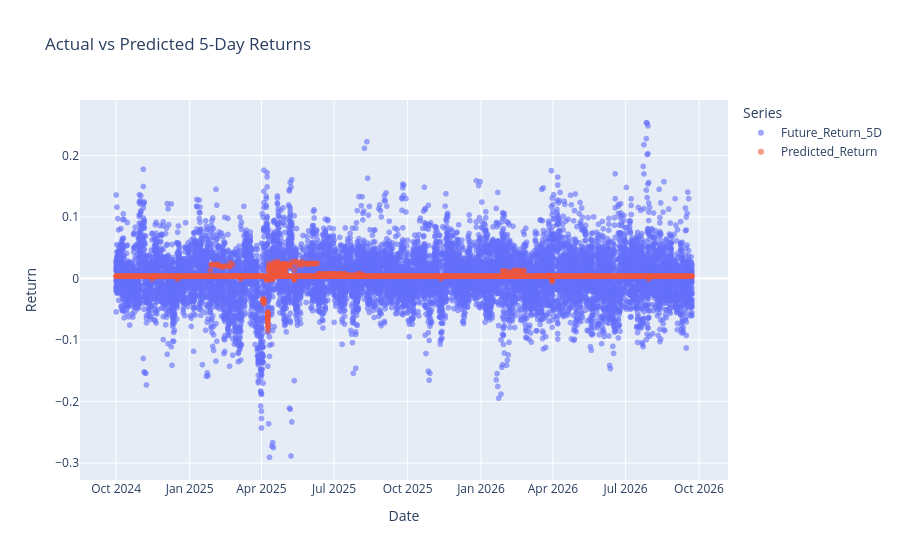

Source (notebook cell):
### Code cell
fig = px.scatter(
    predictions_df,
    x="Date",
    y=["Future_Return_5D", "Predicted_Return"],
    title="Actual vs Predicted 5-Day Returns",
    labels={
        "Date": "Date",
        "value": "Return",
        "variable": "Series"
    },
    opacity=0.6
)

fig.show()

### Figure 1 — Plotly figure (JSON) as saved in the notebook; plotly's stock layout.template omitted (floating-point values rounded to 4 significant figures; data arrays with more than 128 entries replaced by an {"elided": "..."} marker saying what was removed)
{"data": [{"hovertemplate": "Series=Future_Return_5D<br>Date=%{x}<br>Return=%{y}<extra></extra>", "legendgroup": "Future_Return_5D", "marker": {"color": "#636efa", "opacity": 0.6, "symbol": "circle"}, "mode": "markers", "name": "Future_Return_5D", "showlegend": true, "type": "scattergl", "x": {"elided": "12375 str values"}, "xaxis": "x", "y": {"elided": "12375 float values"}, "yaxis": "y"}, {"hovertemplate": "Series=Predicted_Return<br>Date=%{x}<br>Return=%{y}<extra></extra>", "legendgroup": "Predicted_Return", "marker": {"color": "#EF553B", "opacity": 0.6, "symbol": "circle"}, "mode": "markers", "name": "Predicted_Return", "showlegend": true, "type": "scattergl", "x": {"elided": "12375 str values"}, "xaxis": "x", "y": {"elided": "12375 float values"}, "yaxis": "y"}], "layout": {"legend": {"title": {"text": "Series"}, "tracegroupgap": 0}, "title": {"text": "Actual vs Predicted 5-Day Returns"}, "xaxis": {"anchor": "y", "domain": [0, 1], "title": {"text": "Date"}}, "yaxis": {"anchor": "x", "domain": [0, 1], "title": {"text": "Return"}}}}
